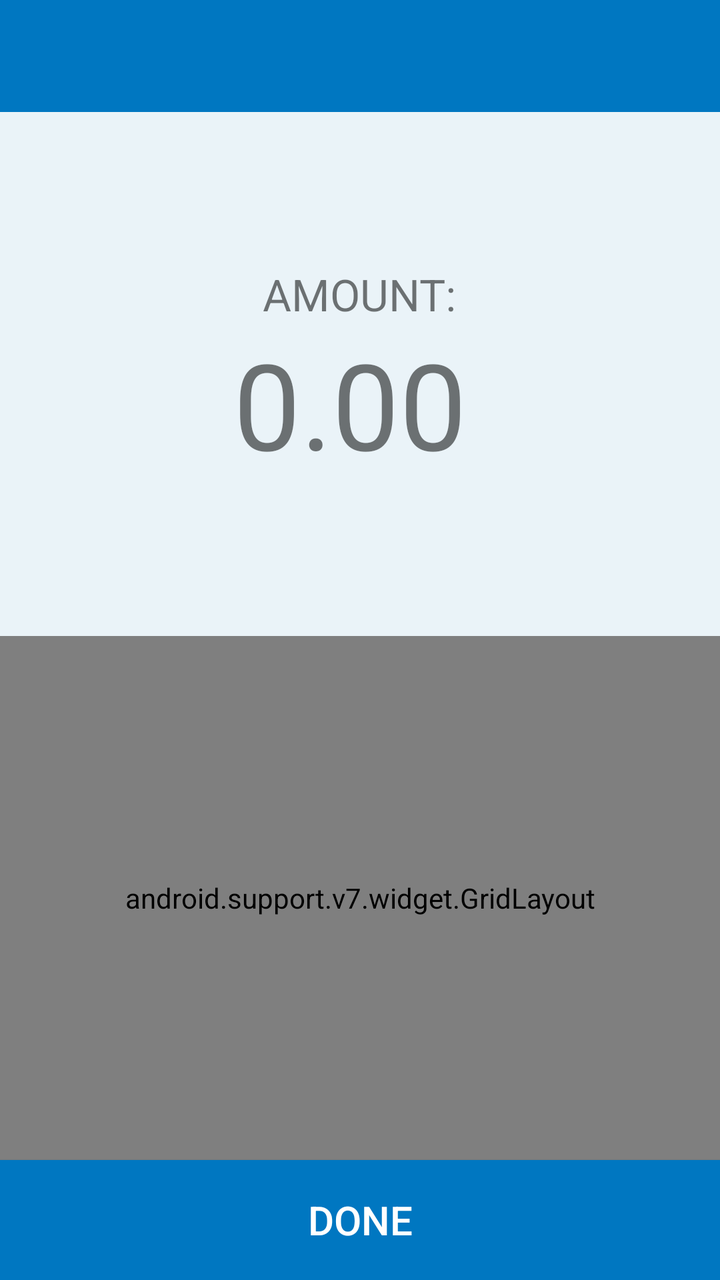
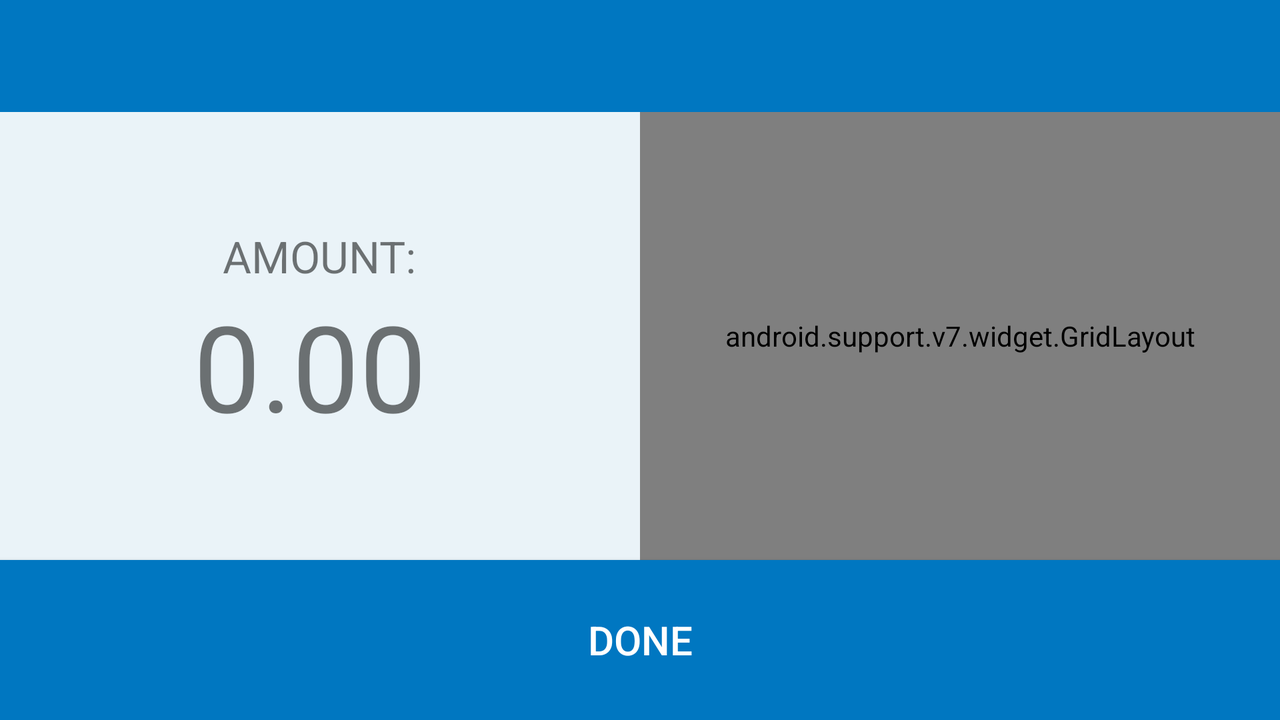

An Android layout and its configuration variant, each rendered on a device that would load it. The default file and the variant file are quoted in full after the pictures.
<!-- AndroidManifest.xml: application theme AppTheme -->
<!-- res/layout/activity_amount.xml -->
<?xml version="1.0" encoding="utf-8"?>
<RelativeLayout
    android:id              ="@+id/root_view"
    xmlns:android           ="http://schemas.android.com/apk/res/android"
    android:layout_width    ="match_parent"
    android:layout_height   ="match_parent"
    android:background      ="@color/main_light_blue"
    xmlns:card_view         ="http://schemas.android.com/tools">

    <LinearLayout
        android:layout_width    ="match_parent"
        android:layout_height   ="match_parent"
        android:orientation     ="vertical">

        <android.support.v7.widget.Toolbar
            android:id                  ="@+id/toolbar"
            android:layout_height       ="56dp"
            android:layout_width        ="match_parent"
            android:background          ="@color/main_blue">

            <RelativeLayout
                android:id              ="@+id/title_layout"
                android:layout_width    ="match_parent"
                android:layout_height   ="56dp"
                android:layout_gravity  ="center_vertical|fill_horizontal" >

                <TextView
                    android:id                      ="@+id/title_text"
                    android:layout_width            ="wrap_content"
                    android:layout_height           ="wrap_content"
                    android:textColor               ="@color/main_white"
                    android:textStyle               ="bold"
                    android:textSize                ="20sp"
                    android:layout_centerInParent   ="true"/>

            </RelativeLayout>

        </android.support.v7.widget.Toolbar>

        <LinearLayout
            android:id              ="@+id/currency_layout"
            android:layout_width    ="match_parent"
            android:layout_height   ="0dip"
            android:gravity         ="center"
            android:orientation     ="vertical"
            android:layout_weight   ="50">

            <TextView
                android:layout_width    ="wrap_content"
                android:layout_height   ="wrap_content"
                android:text            ="Amount:"
                android:textSize        ="22sp"
                android:textAllCaps     ="true"/>

            <LinearLayout
                android:layout_width            ="wrap_content"
                android:layout_height           ="wrap_content"
                android:layout_centerInParent   ="true"
                android:layout_marginLeft       ="16dip"
                android:layout_marginRight      ="16dip"
                android:orientation             ="horizontal">

                <LinearLayout
                    android:id                      ="@+id/amount_currency_layout"
                    android:layout_width            ="wrap_content"
                    android:layout_height           ="wrap_content"
                    android:orientation             ="horizontal">

                    <TextView
                        android:id                      ="@+id/sum_text"
                        android:layout_width            ="wrap_content"
                        android:layout_height           ="wrap_content"
                        android:maxLines                ="1"
                        android:maxLength               ="13"
                        android:text                    ="0.00"
                        android:textSize                ="60sp" />

                    <TextView
                        android:id                      ="@+id/currency_text"
                        android:layout_width            ="wrap_content"
                        android:layout_height           ="wrap_content"
                        android:layout_marginLeft       ="10dip"
                        android:layout_gravity          ="bottom"
                        android:textSize                ="40sp"
                        android:paddingBottom           ="5dip"/>

                </LinearLayout>

            </LinearLayout>

        </LinearLayout>

        <LinearLayout
            android:id              ="@+id/code_layout"
            android:layout_width    ="match_parent"
            android:layout_height   ="0dip"
            android:gravity         ="center"
            android:orientation     ="vertical"
            android:layout_weight   ="50"
            android:visibility      ="gone">

            <TextView
                android:layout_width    ="wrap_content"
                android:layout_height   ="wrap_content"
                android:text            ="Code:"
                android:textSize        ="22sp"
                android:textAllCaps     ="true"/>

            <LinearLayout
                android:layout_width            ="wrap_content"
                android:layout_height           ="wrap_content"
                android:layout_centerInParent   ="true"
                android:layout_marginLeft       ="16dip"
                android:layout_marginRight      ="16dip"
                android:orientation             ="vertical">

                <TextView
                    android:id                      ="@+id/code_text"
                    android:layout_width            ="wrap_content"
                    android:layout_height           ="wrap_content"
                    android:maxLines                ="1"
                    android:maxLength               ="13"
                    android:hint                    ="******"
                    android:layout_marginTop        ="10dp"
                    android:textSize                ="30sp" />

            </LinearLayout>

            <View
                android:layout_width="match_parent"
                android:layout_height="2dp"
                android:background="@color/main_blue" />

        </LinearLayout>

        <LinearLayout
            android:id                  ="@+id/keyboard_container"
            android:layout_width        ="match_parent"
            android:layout_height       ="0dip"
            android:layout_weight       ="50">

            <include
                layout="@layout/custom_keyboard_layout" />
        </LinearLayout>

        <Button
            android:id                  ="@+id/charge_btn"
            android:layout_width        ="match_parent"
            android:layout_height       ="60dp"
            android:textSize            ="20sp"
            android:background          ="@color/main_blue"
            android:text                ="DONE"
            android:textColor           ="@color/main_white" />

    </LinearLayout>

</RelativeLayout>
<!-- res/layout/custom_keyboard_layout.xml (included above) -->
<?xml version="1.0" encoding="utf-8"?>
<android.support.v7.widget.GridLayout
    android:id                  ="@+id/keyboard_gridlayout"
    xmlns:android               ="http://schemas.android.com/apk/res/android"
    xmlns:grid                  ="http://schemas.android.com/apk/res-auto"
    android:layout_width        ="match_parent"
    android:layout_height       ="match_parent"
    android:background          ="@android:color/darker_gray"
    grid:alignmentMode          ="alignBounds"
    grid:columnCount            ="3">

    <TextView
        android:id                  ="@+id/keyboard_number_1"
        style                       ="@style/CustomKeyboardButton"
        android:layout_margin       ="0.5dip"
        android:text                ="1"

        android:clickable           ="true"/>

    <TextView
        android:id                  ="@+id/keyboard_number_2"
        style                       ="@style/CustomKeyboardButton"
        android:layout_margin       ="0.5dip"
        android:text                ="2"
        />

    <TextView
        android:id                  ="@+id/keyboard_number_3"
        style                       ="@style/CustomKeyboardButton"
        android:layout_margin       ="0.5dip"
        android:text                ="3" />

    <TextView
        android:id                  ="@+id/keyboard_number_4"
        style                       ="@style/CustomKeyboardButton"
        android:layout_margin       ="0.5dip"
        android:text                ="4" />

    <TextView
        android:id                  ="@+id/keyboard_number_5"
        style                       ="@style/CustomKeyboardButton"
        android:layout_margin       ="0.5dip"
        android:text                ="5" />

    <TextView
        android:id                  ="@+id/keyboard_number_6"
        style                       ="@style/CustomKeyboardButton"
        android:layout_margin       ="0.5dip"
        android:text                ="6" />

    <TextView
        android:id                  ="@+id/keyboard_number_7"
        style                       ="@style/CustomKeyboardButton"
        android:layout_margin       ="0.5dip"
        android:text                ="7" />

    <TextView
        android:id                  ="@+id/keyboard_number_8"
        style                       ="@style/CustomKeyboardButton"
        android:layout_margin       ="0.5dip"
        android:text                ="8" />

    <TextView
        android:id                  ="@+id/keyboard_number_9"
        style                       ="@style/CustomKeyboardButton"
        android:layout_margin       ="0.5dip"
        android:text                ="9" />


    <TextView
        android:id                  ="@+id/keyboard_number_00"
        style                       ="@style/CustomKeyboardButton"
        android:layout_margin       ="0.5dip"
        grid:layout_columnWeight="1"
        android:text                ="00" />

    <TextView
        android:id                  ="@+id/keyboard_number_0"
        style                       ="@style/CustomKeyboardButton"
        android:layout_margin       ="0.5dip"
        android:text                ="0" />

    <LinearLayout
        android:id                  ="@+id/backspace_btn"
        android:layout_margin       ="0.5dip"
        style                       ="@style/CustomKeyboardButton">
        <ImageView
            android:layout_width    ="wrap_content"
            android:layout_height   ="wrap_content"
            android:src             ="@drawable/backspace_icon"/>

    </LinearLayout>


</android.support.v7.widget.GridLayout>
<!-- resources referenced by this layout -->
<resources>
  <color name="main_blue">#0077c1</color>
  <color name="main_light_blue">#eaf3f8</color>
  <color name="main_white">#FFFFFF</color>
  <!-- drawable backspace_icon: png bitmap (drawable-xxhdpi, 154241 bytes) -->
  <style name="CustomKeyboardButton">
          <item name="android:layout_width">100dp</item>
          <item name="android:layout_height">wrap_content</item>
          <item name="layout_rowWeight">1</item>
          <item name="layout_columnWeight">1</item>
          <item name="android:gravity">center</item>
          <item name="android:textSize">30sp</item>
          <item name="android:background">@android:color/white</item>
      </style>
  <style name="AppTheme" parent="Theme.AppCompat.Light.NoActionBar">
          
          <item name="colorPrimary">@color/colorPrimary</item>
          <item name="colorPrimaryDark">@color/colorPrimaryDark</item>
          <item name="colorAccent">@color/main_blue</item>
          <item name="android:windowBackground">@color/main_white</item>
      </style>
  <color name="colorPrimary">#3F51B5</color>
  <color name="colorPrimaryDark">#044d78</color>
</resources>
<!-- res/layout-land/activity_amount.xml (the repository's variant of the layout above) -->
<!-- drawn on the phone turned sideways -->
<?xml version="1.0" encoding="utf-8"?>
<RelativeLayout
    android:id              ="@+id/root_view"
    xmlns:android           ="http://schemas.android.com/apk/res/android"
    android:layout_width    ="match_parent"
    android:layout_height   ="match_parent"
    android:background      ="@color/main_light_blue"
    xmlns:card_view         ="http://schemas.android.com/tools">

    <LinearLayout
        android:layout_width    ="match_parent"
        android:layout_height   ="match_parent"
        android:orientation     ="vertical">

        <android.support.v7.widget.Toolbar
            android:id                  ="@+id/toolbar"
            android:layout_height       ="56dp"
            android:layout_width        ="match_parent"
            android:background          ="@color/main_blue">

            <RelativeLayout
                android:id              ="@+id/title_layout"
                android:layout_width    ="match_parent"
                android:layout_height   ="56dp"
                android:layout_gravity  ="center_vertical|fill_horizontal" >

                <TextView
                    android:id                      ="@+id/title_text"
                    android:layout_width            ="wrap_content"
                    android:layout_height           ="wrap_content"
                    android:textColor               ="@color/main_white"
                    android:textStyle               ="bold"
                    android:textSize                ="20sp"
                    android:layout_centerInParent   ="true"/>

            </RelativeLayout>

        </android.support.v7.widget.Toolbar>

        <LinearLayout
            android:layout_width    ="match_parent"
            android:layout_height   ="0dip"
            android:layout_weight   ="1"
            android:orientation     ="horizontal">

            <LinearLayout
                android:id              ="@+id/currency_layout"
                android:layout_width    ="0dip"
                android:layout_height   ="match_parent"
                android:gravity         ="center"
                android:orientation     ="vertical"
                android:layout_weight   ="50">

                <TextView
                    android:layout_width    ="wrap_content"
                    android:layout_height   ="wrap_content"
                    android:text            ="@string/amount"
                    android:textSize        ="22sp"
                    android:textAllCaps     ="true"/>

                <LinearLayout
                    android:layout_width            ="wrap_content"
                    android:layout_height           ="wrap_content"
                    android:layout_centerInParent   ="true"
                    android:layout_marginLeft       ="16dip"
                    android:layout_marginRight      ="16dip"
                    android:orientation             ="horizontal">

                    <LinearLayout
                        android:id                      ="@+id/amount_currency_layout"
                        android:layout_width            ="wrap_content"
                        android:layout_height           ="wrap_content"
                        android:orientation             ="horizontal">

                        <TextView
                            android:id                      ="@+id/sum_text"
                            android:layout_width            ="wrap_content"
                            android:layout_height           ="wrap_content"
                            android:maxLines                ="1"
                            android:maxLength               ="13"
                            android:text                    ="0.00"
                            android:textSize                ="60sp" />

                        <TextView
                            android:id                      ="@+id/currency_text"
                            android:layout_width            ="wrap_content"
                            android:layout_height           ="wrap_content"
                            android:layout_marginLeft       ="10dip"
                            android:layout_gravity          ="bottom"
                            android:textSize                ="40sp"
                            android:paddingBottom           ="5dip"/>

                    </LinearLayout>

                </LinearLayout>

            </LinearLayout>

            <LinearLayout
                android:id              ="@+id/code_layout"
                android:layout_width    ="0dp"
                android:layout_height   ="match_parent"
                android:gravity         ="center"
                android:orientation     ="vertical"
                android:layout_weight   ="50"
                android:visibility      ="gone">

                <TextView
                    android:layout_width    ="wrap_content"
                    android:layout_height   ="wrap_content"
                    android:text            ="@string/code"
                    android:textSize        ="22sp"
                    android:textAllCaps     ="true"/>

                <LinearLayout
                    android:layout_width            ="wrap_content"
                    android:layout_height           ="wrap_content"
                    android:layout_centerInParent   ="true"
                    android:layout_marginLeft       ="16dip"
                    android:layout_marginRight      ="16dip"
                    android:orientation             ="vertical">

                    <TextView
                        android:id                      ="@+id/code_text"
                        android:layout_width            ="wrap_content"
                        android:layout_height           ="wrap_content"
                        android:maxLines                ="1"
                        android:maxLength               ="13"
                        android:layout_marginTop        ="10dp"
                        android:hint                    ="******"
                        android:textSize                ="30sp" />

                </LinearLayout>

                <View
                    android:layout_width="match_parent"
                    android:layout_height="2dp"
                    android:background="@color/main_blue" />

            </LinearLayout>

            <LinearLayout
                android:id                  ="@+id/keyboard_container"
                android:layout_width        ="0dip"
                android:layout_height       ="match_parent"
                android:layout_weight       ="50">

                <include
                    layout="@layout/custom_keyboard_layout" />
            </LinearLayout>

        </LinearLayout>

        <Button
            android:id                  ="@+id/charge_btn"
            android:layout_width        ="match_parent"
            android:layout_height       ="80dp"
            android:textSize            ="20sp"
            android:background          ="@color/main_blue"
            android:text                ="@string/done"
            android:textColor           ="@color/main_white" />

    </LinearLayout>

    <RelativeLayout
        android:id              ="@+id/progress_layout"
        android:layout_width    ="match_parent"
        android:layout_height   ="match_parent"
        android:background      ="#77000000"
        android:clickable       ="true"
        android:visibility      ="gone">

        <ProgressBar
            android:layout_width            ="wrap_content"
            android:layout_height           ="wrap_content"
            android:layout_centerInParent   ="true"/>

    </RelativeLayout>


</RelativeLayout>
<!-- resources referenced by the variant -->
<!-- as the phone turned sideways resolves them -->
<resources>
  <color name="main_blue">#0077c1</color>
  <color name="main_light_blue">#eaf3f8</color>
  <color name="main_white">#FFFFFF</color>
  <!-- drawable backspace_icon: png bitmap (drawable-xxhdpi, 154241 bytes) -->
  <string name="amount">Amount:</string>
  <string name="code">Code:</string>
  <string name="done">Done</string>
  <style name="CustomKeyboardButton">
          <item name="android:layout_width">100dp</item>
          <item name="android:layout_height">wrap_content</item>
          <item name="layout_rowWeight">1</item>
          <item name="layout_columnWeight">1</item>
          <item name="android:gravity">center</item>
          <item name="android:textSize">30sp</item>
          <item name="android:background">@android:color/white</item>
      </style>
  <style name="AppTheme" parent="Theme.AppCompat.Light.NoActionBar">
          
          <item name="colorPrimary">@color/colorPrimary</item>
          <item name="colorPrimaryDark">@color/colorPrimaryDark</item>
          <item name="colorAccent">@color/main_blue</item>
          <item name="android:windowBackground">@color/main_white</item>
      </style>
  <color name="colorPrimary">#3F51B5</color>
  <color name="colorPrimaryDark">#044d78</color>
</resources>
